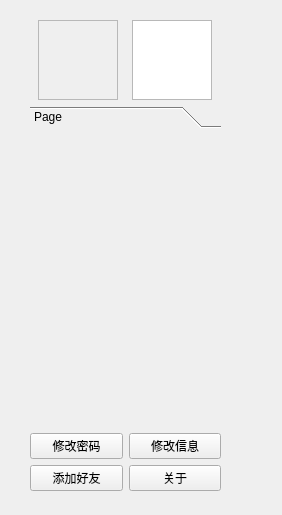
<?xml version="1.0" encoding="UTF-8"?>
<ui version="4.0">
 <class>windowForm</class>
 <widget class="QWidget" name="windowForm">
  <property name="geometry">
   <rect>
    <x>0</x>
    <y>0</y>
    <width>282</width>
    <height>515</height>
   </rect>
  </property>
  <property name="windowTitle">
   <string>Form</string>
  </property>
  <widget class="QWidget" name="layoutWidget">
   <property name="geometry">
    <rect>
     <x>30</x>
     <y>20</y>
     <width>191</width>
     <height>471</height>
    </rect>
   </property>
   <layout class="QVBoxLayout" name="verticalLayout">
    <item>
     <layout class="QHBoxLayout" name="horizontalLayout_2">
      <item>
       <widget class="QFrame" name="avatarFrame">
        <property name="minimumSize">
         <size>
          <width>80</width>
          <height>80</height>
         </size>
        </property>
        <property name="maximumSize">
         <size>
          <width>80</width>
          <height>80</height>
         </size>
        </property>
        <property name="frameShape">
         <enum>QFrame::StyledPanel</enum>
        </property>
        <property name="frameShadow">
         <enum>QFrame::Raised</enum>
        </property>
       </widget>
      </item>
      <item>
       <widget class="QTextEdit" name="textEdit">
        <property name="minimumSize">
         <size>
          <width>80</width>
          <height>80</height>
         </size>
        </property>
        <property name="maximumSize">
         <size>
          <width>80</width>
          <height>80</height>
         </size>
        </property>
       </widget>
      </item>
     </layout>
    </item>
    <item>
     <widget class="QToolBox" name="friendToolBox">
      <property name="minimumSize">
       <size>
        <width>0</width>
        <height>300</height>
       </size>
      </property>
      <property name="currentIndex">
       <number>0</number>
      </property>
      <widget class="QWidget" name="page_2">
       <property name="geometry">
        <rect>
         <x>0</x>
         <y>0</y>
         <width>189</width>
         <height>274</height>
        </rect>
       </property>
       <attribute name="label">
        <string>Page</string>
       </attribute>
      </widget>
     </widget>
    </item>
    <item>
     <layout class="QHBoxLayout" name="horizontalLayout">
      <item>
       <widget class="QPushButton" name="changePwdButton">
        <property name="text">
         <string>修改密码</string>
        </property>
       </widget>
      </item>
      <item>
       <widget class="QPushButton" name="changeInfButton">
        <property name="text">
         <string>修改信息</string>
        </property>
       </widget>
      </item>
     </layout>
    </item>
    <item>
     <layout class="QHBoxLayout" name="horizontalLayout_3">
      <item>
       <widget class="QPushButton" name="addFriendButton">
        <property name="text">
         <string>添加好友</string>
        </property>
       </widget>
      </item>
      <item>
       <widget class="QPushButton" name="aboutButton">
        <property name="text">
         <string>关于</string>
        </property>
       </widget>
      </item>
     </layout>
    </item>
   </layout>
  </widget>
 </widget>
 <resources/>
 <connections/>
</ui>
